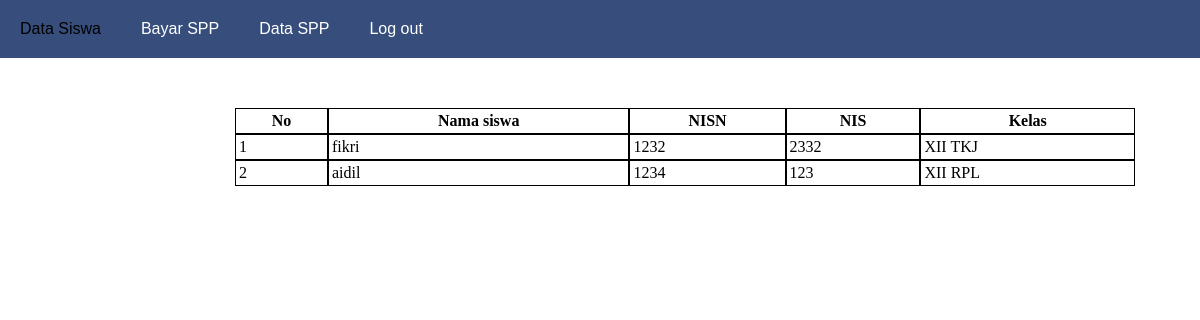
The page /petugas/index.php on the database its author committed.
### tables this page shows
CREATE TABLE `siswa` (
  `nisn` int(11) NOT NULL,
  `nis` int(11) DEFAULT NULL,
  `nama` varchar(25) DEFAULT NULL,
  `id_kelas` int(11) DEFAULT NULL,
  `alamat` text DEFAULT NULL,
  `no_telpon` int(13) DEFAULT NULL,
  `id_spp` int(11) DEFAULT NULL,
  `sisa_spp` int(5) NOT NULL DEFAULT 36
);

CREATE TABLE `kelas` (
  `id_kelas` int(11) NOT NULL,
  `nama_kelas` varchar(15) DEFAULT NULL,
  `kopetensi_keahlian` varchar(50) DEFAULT NULL
);

### petugas/index.php (the view, shortened to what this page needs)
<!DOCTYPE html>
<html lang="en">
<head>
    <link rel="stylesheet" href="style.css">
    <link rel="stylesheet" href="https://cdnjs.cloudflare.com/ajax/libs/font-awesome/4.7.0/css/font-awesome.min.css">
</head>
<body>
    <?php
    include "headerptg.php";
    ?>
    <br>
    <br>
    <table>
        <tr>
            <th>No</th>
            <th>Nama siswa</th>
            <th>NISN</th>
            <th>NIS</th>
            <th>Kelas</th>
        </tr>
        <?php
        include "../koneksi.php";
        $qry = mysqli_query($conn, "SELECT * FROM siswa, kelas WHERE siswa.id_kelas = kelas.id_kelas");
        $nomor = 1;
        while($data = mysqli_fetch_array($qry)){
        ?>
        <tr>
            <td><?= $nomor++?></td>
            <td><?= $data['nama'] ?></td>
            <td><?= $data['nisn'] ?></td>
            <td><?= $data['nis'] ?></td>
            <td><?= $data['nama_kelas'] ?></td>
        </tr>
        <?php } ?>
    </table>
</body>
</html>

### petugas/style.css (style rules this page uses)
body { cursor: url('../img/too386.cur'), auto !important; }
table tr td, th { border: 1px solid black; padding: 3px; }
table { border-spacing: 0; padding-top: 50px; margin-left: 235px; width: 900px; }

### petugas/header.css (style rules this page uses)
*,html, body { margin: 0; padding: 0; cursor: url('../img/too386.cur'), auto !important; }

### rows shown on the page
siswa: nama "fikri", nisn "1232", nis "2332", id_kelas.nama_kelas "XII TKJ"
siswa: nama "aidil", nisn "1234", nis "123", id_kelas.nama_kelas "XII RPL"
